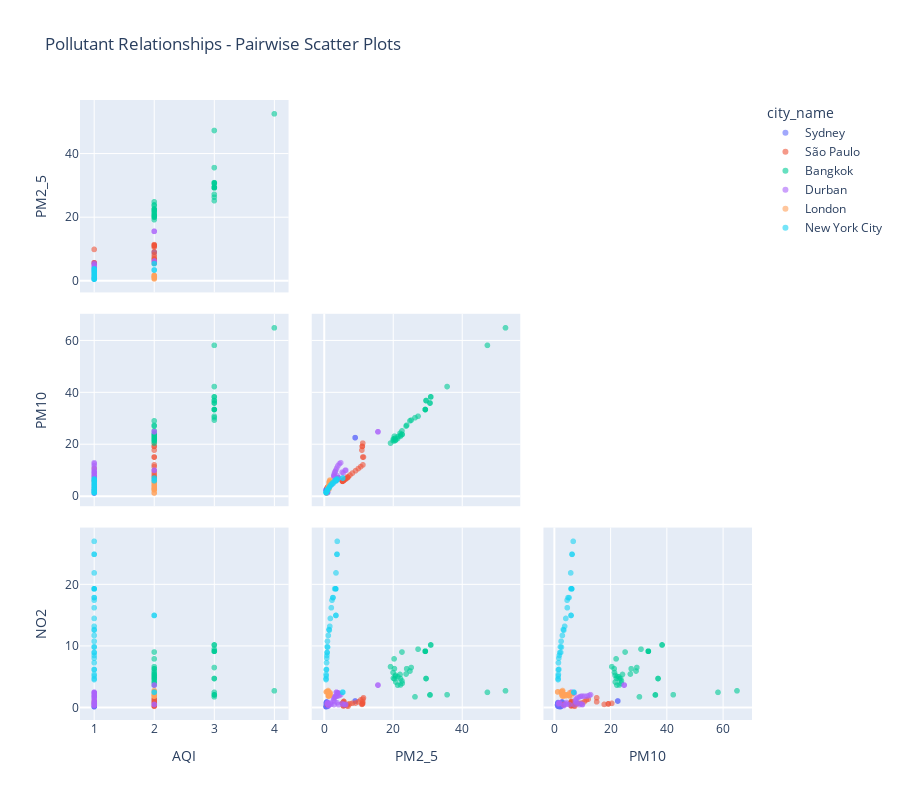

Write notebook code for a chart like this one.
### Code cell
# Scatter matrix for key pollutants
key_pollutants = ['aqi', 'pm2_5', 'pm10', 'no2']

fig = px.scatter_matrix(
    df,
    dimensions=key_pollutants,
    color='city_name',
    title='Pollutant Relationships - Pairwise Scatter Plots',
    labels={col: col.upper() for col in key_pollutants},
    height=800,
    opacity=0.6
)

fig.update_traces(diagonal_visible=False, showupperhalf=False)
fig.show()

print("\n💡 How to read this:")
print("   • Each panel shows relationship between two pollutants")
print("   • Colors represent different cities")
print("   • Look for patterns and clusters")

### Figure 1 — Plotly figure (JSON) as saved in the notebook; plotly's stock layout.template omitted (floating-point values rounded to 4 significant figures)
{"data": [{"diagonal": {"visible": false}, "dimensions": [{"axis": {"matches": true}, "label": "AQI", "values": [2, 2, 1, 1, 1, 1, 1, 1, 1, 1, 1, 1, 1, 1, 1, 1, 1, 1, 1, 1, 1, 1, 1, 1, 1, 1, 1, 1, 1, 1, 1, 1, 1, 1, 1, 1]}, {"axis": {"matches": true}, "label": "PM2_5", "values": [9.03, 9.03, 1.04, 0.99, 0.99, 0.96, 0.73, 0.7, 0.58, 0.58, 0.61, 0.61, 0.61, 0.61, 0.62, 0.64, 0.66, 0.68, 0.71, 0.75, 0.77, 0.77, 0.76, 0.75, 0.76, 0.76, 0.75, 0.72, 0.71, 0.71, 0.69, 0.68, 0.7, 0.71, 0.73, 0.75]}, {"axis": {"matches": true}, "label": "PM10", "values": [22.71, 22.71, 1.63, 1.52, 1.52, 1.5, 1.37, 1.58, 2.11, 2.11, 2.44, 2.44, 2.44, 2.44, 2.59, 2.54, 2.45, 2.45, 2.6, 2.82, 2.92, 2.89, 2.78, 2.68, 2.22, 2.0, 1.8, 1.62, 1.5, 1.46, 1.4, 1.42, 1.5, 1.45, 1.36, 1.27]}, {"axis": {"matches": true}, "label": "NO2", "values": [1.06, 1.06, 0.18, 0.22, 0.22, 0.25, 0.24, 0.24, 0.14, 0.14, 0.17, 0.17, 0.17, 0.17, 0.2, 0.41, 0.64, 0.73, 0.78, 0.85, 0.91, 0.89, 0.77, 0.63, 0.69, 0.63, 0.57, 0.52, 0.62, 0.81, 0.76, 0.69, 0.58, 0.45, 0.43, 0.42]}], "hovertemplate": "city_name=Sydney<br>%{xaxis.title.text}=%{x}<br>%{yaxis.title.text}=%{y}<extra></extra>", "legendgroup": "Sydney", "marker": {"color": "#636efa", "opacity": 0.6, "symbol": "circle"}, "name": "Sydney", "showlegend": true, "showupperhalf": false, "type": "splom"}, {"diagonal": {"visible": false}, "dimensions": [{"axis": {"matches": true}, "label": "AQI", "values": [1, 1, 2, 2, 2, 2, 2, 2, 1, 1, 1, 1, 1, 1, 1, 1, 1, 1, 1, 1, 1, 2, 2, 2, 2, 2, 2, 2, 2, 2, 2, 2, 2, 1, 2, 2]}, {"axis": {"matches": true}, "label": "PM2_5", "values": [1.0, 1.0, 11.23, 11.1, 11.1, 10.98, 11.24, 11.44, 5.74, 5.74, 5.36, 5.36, 5.36, 5.36, 5.42, 5.49, 5.56, 5.61, 5.6, 5.61, 5.63, 6.27, 6.7, 6.96, 5.62, 5.57, 5.73, 5.92, 6.28, 6.86, 7.52, 8.24, 9.14, 9.94, 10.65, 11.28]}, {"axis": {"matches": true}, "label": "PM10", "values": [3.52, 3.52, 20.57, 19.34, 19.34, 17.89, 15.2, 15.21, 6.24, 6.24, 5.86, 5.86, 5.86, 5.86, 5.96, 6.08, 6.18, 6.26, 6.2, 6.14, 6.1, 6.69, 7.13, 7.4, 6.14, 6.1, 6.29, 6.52, 6.93, 7.55, 8.26, 9.02, 9.93, 10.76, 11.51, 12.19]}, {"axis": {"matches": true}, "label": "NO2", "values": [0.49, 0.49, 0.68, 0.59, 0.59, 0.51, 0.93, 1.58, 0.99, 0.99, 0.7, 0.7, 0.7, 0.7, 0.65, 0.61, 0.58, 0.6, 0.65, 0.8, 0.82, 0.48, 0.29, 0.2, 0.26, 0.28, 0.32, 0.35, 0.44, 0.55, 0.63, 0.7, 0.73, 0.92, 1.24, 1.35]}], "hovertemplate": "city_name=São Paulo<br>%{xaxis.title.text}=%{x}<br>%{yaxis.title.text}=%{y}<extra></extra>", "legendgroup": "São Paulo", "marker": {"color": "#EF553B", "opacity": 0.6, "symbol": "circle"}, "name": "São Paulo", "showlegend": true, "showupperhalf": false, "type": "splom"}, {"diagonal": {"visible": false}, "dimensions": [{"axis": {"matches": true}, "label": "AQI", "values": [3, 3, 3, 3, 3, 3, 3, 4, 3, 3, 3, 3, 3, 3, 3, 2, 2, 2, 2, 2, 2, 2, 3, 2, 2, 2, 2, 2, 2, 2, 2, 2, 2, 2, 2, 2]}, {"axis": {"matches": true}, "label": "PM2_5", "values": [29.58, 29.58, 26.38, 30.73, 30.73, 35.69, 47.38, 52.63, 30.95, 30.95, 29.36, 29.36, 29.36, 29.36, 27.27, 22.6, 20.32, 19.29, 20.02, 22.04, 23.79, 24.92, 25.28, 23.96, 20.41, 20.11, 20.65, 21.41, 22.17, 22.6, 22.67, 22.18, 21.35, 20.81, 20.73, 20.41]}, {"axis": {"matches": true}, "label": "PM10", "values": [37.03, 37.03, 30.4, 36.08, 36.08, 42.44, 58.36, 65.12, 38.46, 38.46, 33.57, 33.57, 33.57, 33.57, 30.97, 25.31, 22.11, 20.59, 21.55, 24.39, 27.19, 29.2, 29.48, 27.48, 23.26, 22.22, 22.49, 23.09, 23.72, 24.01, 23.91, 23.29, 22.39, 21.82, 21.75, 21.44]}, {"axis": {"matches": true}, "label": "NO2", "values": [4.72, 4.72, 1.74, 2.05, 2.05, 2.08, 2.47, 2.72, 10.18, 10.18, 9.16, 9.16, 9.16, 9.16, 9.5, 9.03, 7.92, 6.64, 5.7, 5.38, 5.45, 5.94, 6.51, 6.31, 4.67, 4.78, 5.06, 5.0, 4.72, 4.32, 3.94, 3.67, 3.64, 4.15, 5.25, 6.32]}], "hovertemplate": "city_name=Bangkok<br>%{xaxis.title.text}=%{x}<br>%{yaxis.title.text}=%{y}<extra></extra>", "legendgroup": "Bangkok", "marker": {"color": "#00cc96", "opacity": 0.6, "symbol": "circle"}, "name": "Bangkok", "showlegend": true, "showupperhalf": false, "type": "splom"}, {"diagonal": {"visible": false}, "dimensions": [{"axis": {"matches": true}, "label": "AQI", "values": [2, 2, 1, 1, 1, 1, 1, 1, 1, 1, 1, 1, 1, 1, 1, 1, 1, 1, 1, 1, 1, 2, 2, 1, 1, 1, 1, 1, 1, 1, 1, 1, 1, 1, 1, 1]}, {"axis": {"matches": true}, "label": "PM2_5", "values": [15.64, 15.64, 0.91, 0.98, 0.98, 1.06, 1.32, 1.36, 3.6, 3.6, 3.99, 3.99, 3.99, 3.99, 4.16, 1.89, 1.79, 2.11, 2.9, 4.21, 5.6, 6.33, 6.12, 5.24, 3.78, 3.09, 2.85, 2.82, 2.92, 3.07, 3.23, 3.43, 3.66, 4.01, 4.44, 4.84]}, {"axis": {"matches": true}, "label": "PM10", "values": [24.98, 24.98, 1.62, 1.79, 1.79, 2.07, 3.39, 3.59, 6.21, 6.21, 6.86, 6.86, 6.86, 6.86, 7.27, 4.43, 4.17, 4.5, 5.54, 7.26, 9.08, 10.12, 10.08, 9.36, 8.03, 7.64, 7.72, 7.99, 8.53, 9.18, 9.6, 10.14, 10.9, 11.82, 12.59, 13.02]}, {"axis": {"matches": true}, "label": "NO2", "values": [3.65, 3.65, 0.58, 0.72, 0.72, 0.75, 0.38, 0.3, 2.48, 2.48, 2.36, 2.36, 2.36, 2.36, 2.38, 0.81, 0.6, 0.53, 0.47, 0.45, 0.45, 0.46, 0.52, 0.65, 0.77, 1.0, 1.22, 1.44, 1.61, 1.74, 1.82, 1.86, 1.85, 1.87, 1.96, 2.09]}], "hovertemplate": "city_name=Durban<br>%{xaxis.title.text}=%{x}<br>%{yaxis.title.text}=%{y}<extra></extra>", "legendgroup": "Durban", "marker": {"color": "#ab63fa", "opacity": 0.6, "symbol": "circle"}, "name": "Durban", "showlegend": true, "showupperhalf": false, "type": "splom"}, {"diagonal": {"visible": false}, "dimensions": [{"axis": {"matches": true}, "label": "AQI", "values": [2, 2, 2, 2, 2, 2, 2, 2, 2, 2, 2, 2, 2, 2, 2, 2, 2, 2, 2, 2, 2, 2, 2, 2, 2, 2, 2, 2, 2, 2, 2, 2, 2, 2, 2, 2]}, {"axis": {"matches": true}, "label": "PM2_5", "values": [0.67, 0.67, 1.29, 1.53, 1.53, 1.75, 1.77, 1.6, 1.4, 1.4, 1.5, 1.5, 1.5, 1.5, 1.64, 1.58, 1.41, 1.29, 1.25, 1.29, 1.36, 1.42, 1.43, 1.37, 1.3, 1.11, 1.03, 1.0, 1.03, 1.08, 1.11, 1.13, 1.14, 1.14, 1.17, 1.18]}, {"axis": {"matches": true}, "label": "PM10", "values": [1.34, 1.34, 3.38, 4.26, 4.26, 5.37, 6.3, 5.68, 4.11, 4.11, 5.45, 5.45, 5.45, 5.45, 6.22, 5.63, 4.45, 3.74, 3.31, 3.06, 2.89, 2.87, 2.91, 2.86, 2.8, 2.95, 2.6, 2.54, 2.75, 2.99, 3.0, 2.88, 2.82, 2.94, 3.14, 3.06]}, {"axis": {"matches": true}, "label": "NO2", "values": [2.54, 2.54, 1.98, 2.07, 2.07, 2.17, 2.4, 2.43, 1.91, 1.91, 1.91, 1.91, 1.91, 1.91, 2.01, 2.07, 2.07, 2.0, 1.84, 1.87, 1.95, 2.05, 2.21, 2.42, 2.59, 2.49, 2.54, 2.56, 2.54, 2.52, 2.47, 2.46, 2.49, 2.53, 2.64, 2.77]}], "hovertemplate": "city_name=London<br>%{xaxis.title.text}=%{x}<br>%{yaxis.title.text}=%{y}<extra></extra>", "legendgroup": "London", "marker": {"color": "#FFA15A", "opacity": 0.6, "symbol": "circle"}, "name": "London", "showlegend": true, "showupperhalf": false, "type": "splom"}, {"diagonal": {"visible": false}, "dimensions": [{"axis": {"matches": true}, "label": "AQI", "values": [2, 2, 1, 1, 1, 1, 1, 1, 2, 2, 1, 1, 1, 1, 1, 1, 1, 1, 1, 1, 1, 1, 1, 1, 1, 1, 1, 1, 1, 1, 1, 1, 1, 1, 1, 1]}, {"axis": {"matches": true}, "label": "PM2_5", "values": [5.43, 5.43, 3.84, 3.76, 3.76, 3.47, 2.62, 2.31, 3.45, 3.45, 3.37, 3.37, 3.37, 3.37, 3.09, 2.54, 2.11, 1.84, 1.68, 1.54, 1.43, 1.24, 1.04, 0.9, 0.7, 0.58, 0.57, 0.59, 0.63, 0.68, 0.73, 0.79, 0.84, 0.88, 0.93, 1.0]}, {"axis": {"matches": true}, "label": "PM10", "values": [7.09, 7.09, 6.86, 6.44, 6.44, 5.98, 5.02, 4.7, 6.09, 6.09, 6.3, 6.3, 6.3, 6.3, 6.03, 5.39, 4.75, 4.22, 3.82, 3.53, 3.34, 3.01, 2.66, 2.41, 1.76, 1.6, 1.48, 1.48, 1.51, 1.55, 1.61, 1.74, 1.93, 2.08, 2.29, 2.55]}, {"axis": {"matches": true}, "label": "NO2", "values": [2.49, 2.49, 27.05, 24.94, 24.94, 21.91, 17.89, 17.47, 14.99, 14.99, 19.32, 19.32, 19.32, 19.32, 19.33, 17.89, 16.24, 14.5, 13.22, 12.6, 12.69, 11.73, 9.83, 8.97, 6.2, 5.4, 4.7, 4.54, 5.13, 6.15, 7.29, 8.04, 8.48, 8.93, 9.88, 10.78]}], "hovertemplate": "city_name=New York City<br>%{xaxis.title.text}=%{x}<br>%{yaxis.title.text}=%{y}<extra></extra>", "legendgroup": "New York City", "marker": {"color": "#19d3f3", "opacity": 0.6, "symbol": "circle"}, "name": "New York City", "showlegend": true, "showupperhalf": false, "type": "splom"}], "layout": {"dragmode": "select", "height": 800, "legend": {"title": {"text": "city_name"}, "tracegroupgap": 0}, "title": {"text": "Pollutant Relationships - Pairwise Scatter Plots"}}}
